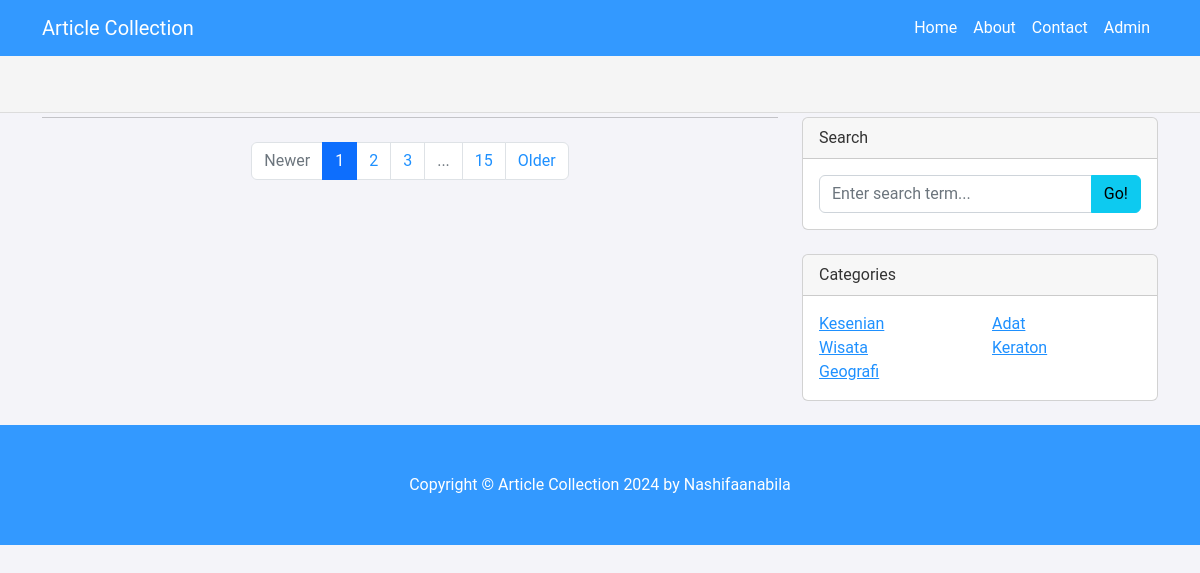
The app's page /UserController/category.php with its own data.
### tables this page shows
CREATE TABLE `kategori` (
  `id_kategori` int NOT NULL,
  `nama_kategori` varchar(100) DEFAULT NULL,
  `keterangan` text
);

### UserController/category.php (the view, shortened to what this page needs)
<?php
include '../connection.php';
$query_categories = "SELECT * FROM kategori";
$result_categories = $conn->query($query_categories);
$categories = [];
if ($result_categories->num_rows > 0) {
    while ($row = $result_categories->fetch_assoc()) {
        $categories[] = $row;
    }
}
?>
<!DOCTYPE html>
<html lang="en">
<head>
    <link href="css/styles.css" rel="stylesheet" />
</head>
<body>
    <nav class="navbar navbar-expand-lg navbar-dark" style="background-color: #3399FF;">
        <div class="container">
        <a class="navbar-brand" href="bloghome.php" style="color: white;">Article Collection</a>
            <div class="collapse navbar-collapse" id="navbarSupportedContent">
                <ul class="navbar-nav ms-auto mb-2 mb-lg-0">
                    <li class="nav-item"><a class="nav-link" href="bloghome.php">Home</a></li>
                    <li class="nav-item"><a class="nav-link" href="about.php">About</a></li>
                    <li class="nav-item"><a class="nav-link" href="contact.php">Contact</a></li>
                    <li class="nav-item"><a class="nav-link" href="../AdminController/login.php">Admin</a></li>
                </ul>
            </div>
        </div>
    </nav>
    <header class="py-1 bg-light border-bottom mb-1">
    </header>
    <div class="container">
        <div class="row">
            <div class="col-lg-8">
                <nav aria-label="Pagination">
                    <hr class="my-0" />
                    <ul class="pagination justify-content-center my-4">
                        <li class="page-item disabled"><a class="page-link" href="#" tabindex="-1"
                                aria-disabled="true">Newer</a></li>
                        <li class="page-item active" aria-current="page"><a class="page-link" href="#!">1</a></li>
                        <li class="page-item"><a class="page-link" href="#!">2</a></li>
                        <li class="page-item"><a class="page-link" href="#!">3</a></li>
                        <li class="page-item disabled"><a class="page-link" href="#!">...</a></li>
                        <li class="page-item"><a class="page-link" href="#!">15</a></li>
                        <li class="page-item"><a class="page-link" href="#!">Older</a></li>
                    </ul>
                </nav>
            </div>
            <div class="col-lg-4">
                <div class="card mb-4">
                    <div class="card-header">Search</div>
                    <div class="card-body">
                        <div class="input-group">
                            <input class="form-control" type="text" placeholder="Enter search term..."
                                aria-label="Enter search term..." aria-describedby="button-search" />
                            <button class="btn btn-info" id="button-search" type="button">Go!</button>
                        </div>
                    </div>
                </div>
                <div class="card mb-4">
                    <div class="card-header">Categories</div>
                    <div class="card-body">
                        <div class="row">
                            <?php foreach ($categories as $category) : ?>
                                <div class="col-sm-6">
                                    <ul class="list-unstyled mb-0">
                                        <li><a href="category.php?id=<?= $category['id_kategori'] ?>"><?= htmlspecialchars($category['nama_kategori']) ?></a></li>
                                    </ul>
                                </div>
                            <?php endforeach; ?>
                        </div>
                    </div>
                </div>
            </div>
        </div>
    </div>
    <footer class="py-5" style="background-color: #3399FF; mt-auto">
        <div class="container">
            <p class="m-0 text-center text-white">Copyright &copy; Article Collection 2024 by Nashifaanabila</p>
        </div>
    </footer>
</body>
</html>

### records on screen
kategori: nama_kategori "Kesenian"
kategori: nama_kategori "Adat"
kategori: nama_kategori "Wisata"
kategori: nama_kategori "Keraton"
kategori: nama_kategori "Geografi"
